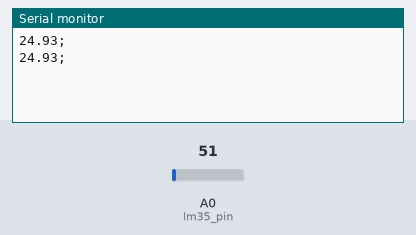
Recording of a sketch running on a simulated Arduino Uno, built with avr-gcc and run on an emulated ATmega328P. On the bench: the last lines printed to the serial monitor. The inputs (shaded band) are chosen by the test bench; at power-on: A0 (lm35_pin) = 51.

Above: at 2.8 s.
2.9 s: A0 (lm35_pin) set to 61
At 4.8 s:
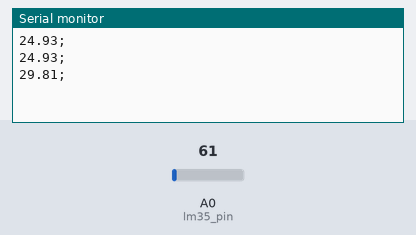
5.6 s: A0 (lm35_pin) set to 71
At 6.3 s:
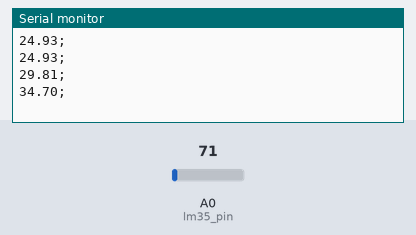
Timing chart, 0 to 8.6 s (numbered marks = the images above; inputs shaded):
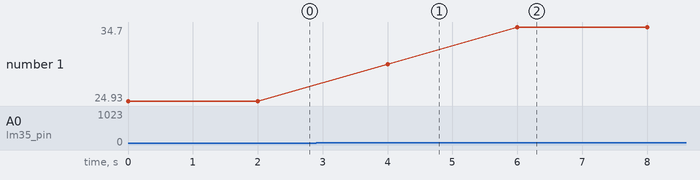

The sketch:

script_arduino_bawery.ino
```cpp
int lm35_pin = A0, leitura_lm35 = 0;
float temperatura;

void setup()
{
Serial.begin(9600);

}
void loop()
{

// TEMPERATURA
leitura_lm35 = analogRead(lm35_pin);
temperatura = leitura_lm35 * (5.0/1023) * 100;
Serial.print(temperatura);
Serial.println(";");

delay(2000);

}
```

Measured:
- after the input at 2.9 s, the serial monitor: prints a new line after 1.1 s (image 1)
- after the input at 5.6 s, the serial monitor: prints a new line after 0.40 s (image 2)
- plotted number 1: 24.93 → 29.81 after the input at 2.9 s, 29.81 → 34.7 after the input at 5.6 s
